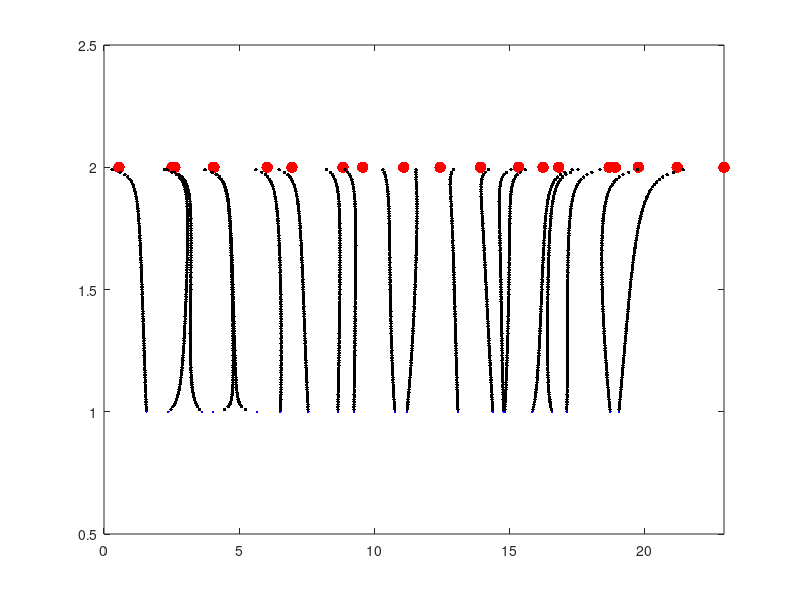

The MATLAB source for this figure:

%% Audio Application

N = 20;

%% Create two ordered sequences in time.
% We'll let r be more or less regularly spaced, and q be a somewhat more
% irregularly spaced sequence.

r =  cumsum(2*rand(N,1));  % (1:20)' + 0.1*randn(N,1);
q = cumsum(2*rand(N,1));

%% Plot q and r

plot(r,1*ones(N,1),'b.',q,2*ones(N,1),'r.','Markersize',25);
axis([0 max([q;r]) 0.5 2.5]);

%% Compute a least squares interpolation

% Norm weighting

W = diag(1./diff(q));

% Create D2
D = [eye(N-1),zeros(N-1,1)] - [zeros(N-1,1),eye(N-1)];
D2 = D'*W*D;

% Solve for interpolate for various values of alph
I = eye(N);

hold on;

for phi = 0.01:0.01:0.99;
    alpha = phi/(1-phi);
    sopt = (I+alpha*D2)\(r+alpha*D2*q);
    plot(sopt,(1+phi)*ones(N,1),'k.','Markersize',8);
end

hold off








